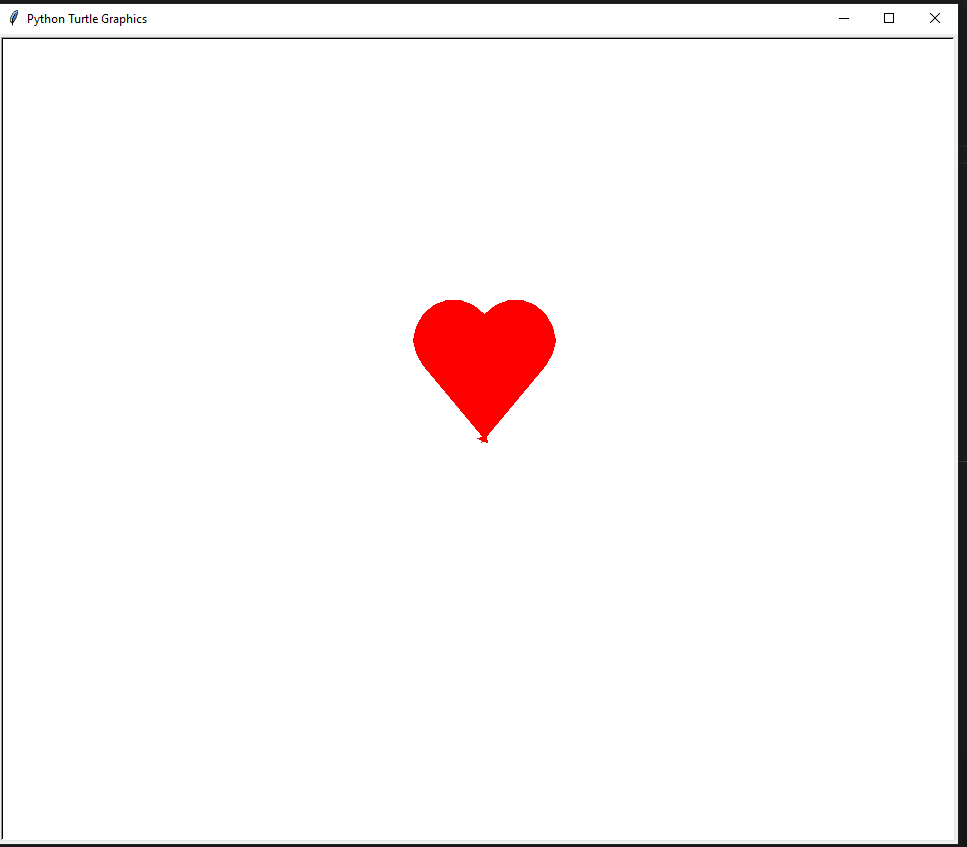

Reproduce this figure in Python.
from turtle import *
color("red")
begin_fill()
left(50)
forward(100)
circle(40,180)
left(260)
circle(40,180)
forward(100)
end_fill()
done()
